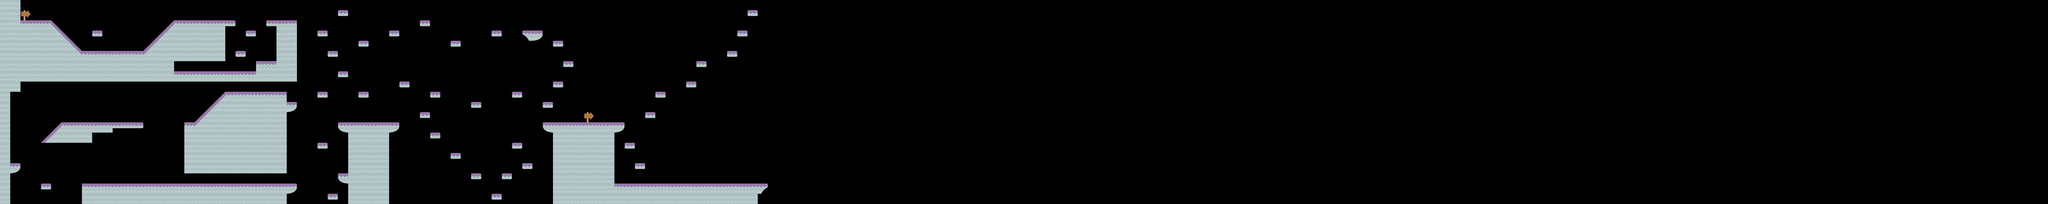

This is a level from a 2D game, rendered from its Tiled map with the project's own tilesets. A one-line summary and the map file follow, with tile-layer data summarised:
An orthogonal 200x20 tile map with 70x70 px tiles, 1 tile layer (Collision), 4 tilesets and 8 objects.

<map version="1.0" orientation="orthogonal" renderorder="right-down" width="200" height="20" tilewidth="70" tileheight="70">
 <tileset firstgid="1" name="tiles" tilewidth="70" tileheight="70" spacing="2">
  <image source="tiles.png" width="914" height="936" />
  <tile id="26">
   <properties>
    <property name="points" value="0,0 1,0 1,0.5 0,0.5" />
   </properties>
  </tile>
  <tile id="30">
   <properties>
    <property name="points" value="0,0 1,1 0,1" />
   </properties>
  </tile>
  <tile id="40">
   <properties>
    <property name="sensor" value="true" />
   </properties>
  </tile>
  <tile id="42">
   <properties>
    <property name="points" value="0,1 1,0 1,1" />
   </properties>
  </tile>
  <tile id="64">
   <properties>
    <property name="sensor" value="true" />
   </properties>
  </tile>
  <tile id="144">
   <properties>
    <property name="Class" value="ShipPartSpawnPoint" />
    <property name="sensor" value="true" />
   </properties>
  </tile>
 </tileset>
 <tileset firstgid="157" name="player" tilewidth="72" tileheight="97">
  <image source="player.png" trans="ff00ff" width="7201" height="98" />
  <tile id="0">
   <properties>
    <property name="Class" value="Player" />
   </properties>
  </tile>
 </tileset>
 <tileset firstgid="257" name="shipParts" tilewidth="51" tileheight="43">
  <image source="shipParts.png" trans="ff00ff" width="51" height="43" />
  <tile id="0">
   <properties>
    <property name="Class" value="ShipPart" />
   </properties>
  </tile>
 </tileset>
 <tileset firstgid="258" name="shipsCombined" tilewidth="164" tileheight="216">
  <image source="shipsCombined.png" trans="ff00ff" width="1440" height="216" />
  <tile id="6">
   <properties>
    <property name="Class" value="Ship" />
   </properties>
  </tile>
 </tileset>
 <layer name="Collision" width="200" height="20">
  <properties>
   <property name="collision" value="true" />
  </properties>
  <data>[4000 cells, 432 non-empty, 15 distinct tile ids]</data>
 </layer>
 <objectgroup name="Sprites">
  <object gid="157" x="241" y="135" />
  <object gid="257" x="3373" y="1326" />
  <object gid="257" x="80" y="1118" />
  <object gid="257" x="1215" y="480" />
  <object gid="257" x="2317" y="1186" />
  <object gid="257" x="3616" y="207" />
  <object gid="257" x="5118" y="65" />
  <object gid="264" x="818" y="351" />
 </objectgroup>
</map>
